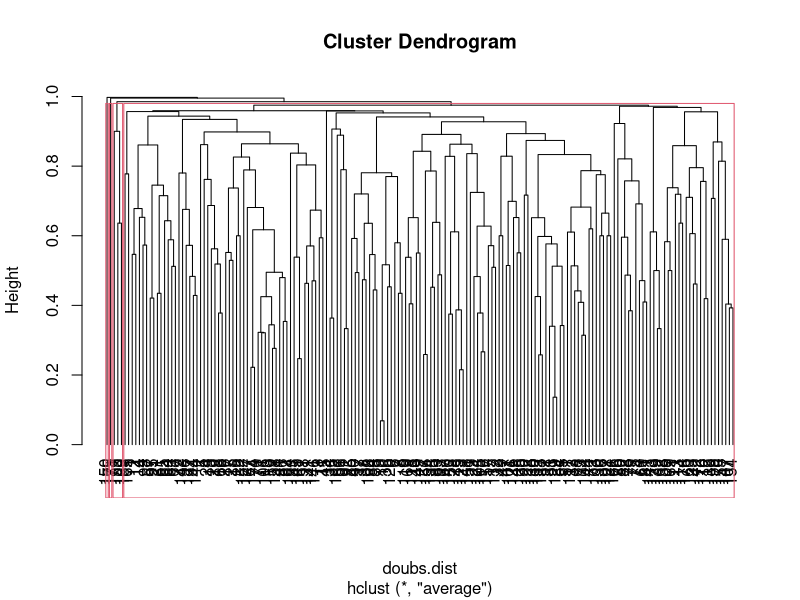
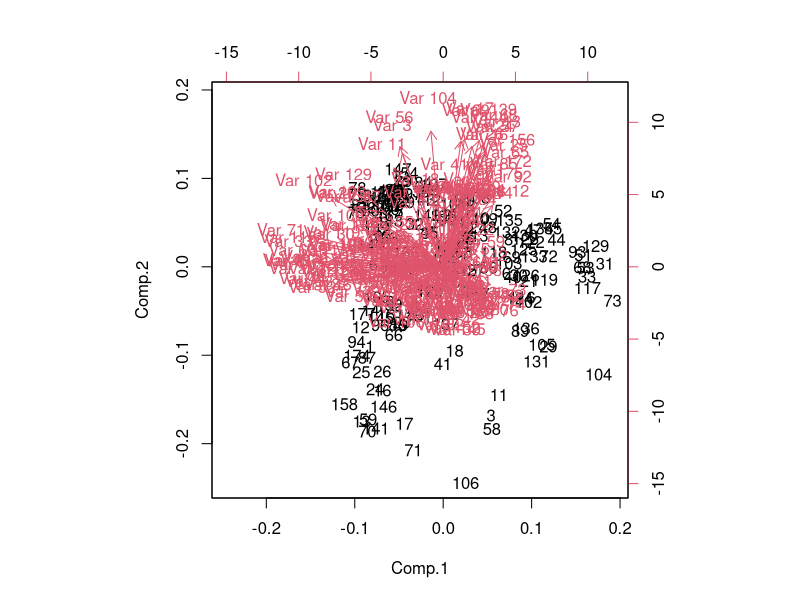
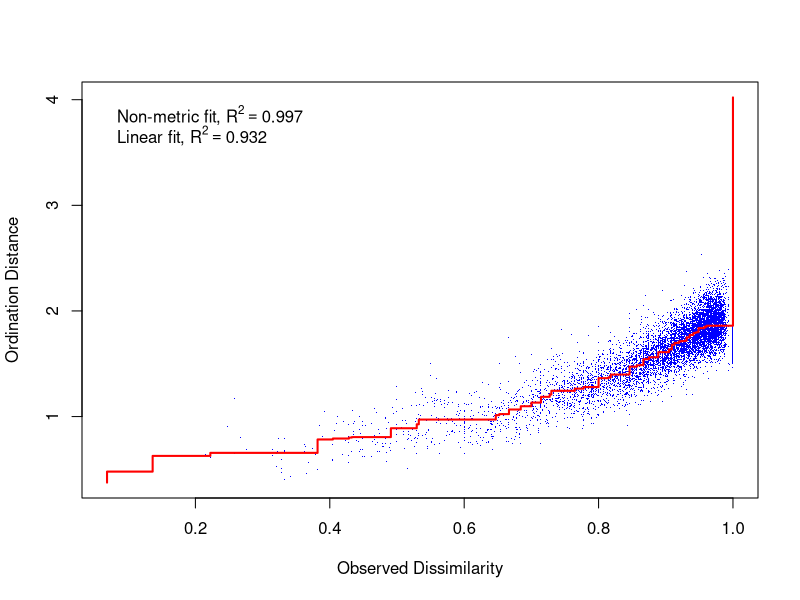
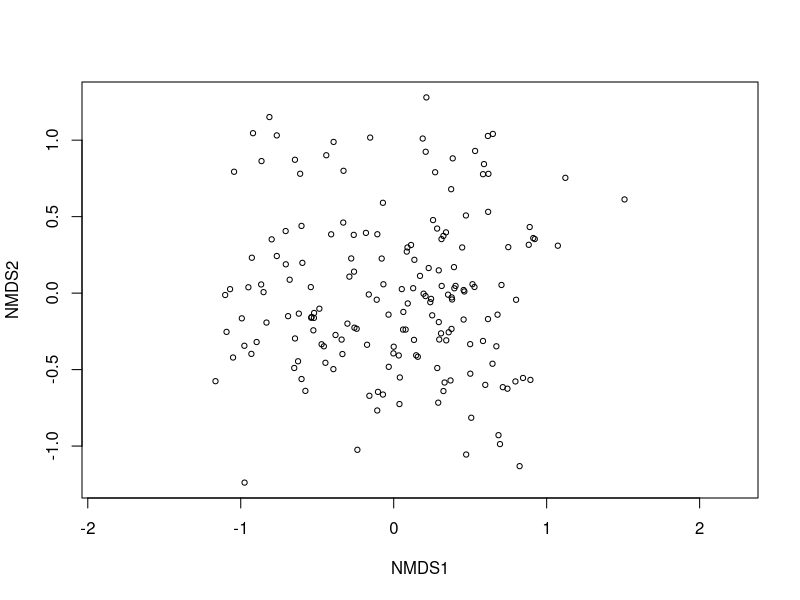
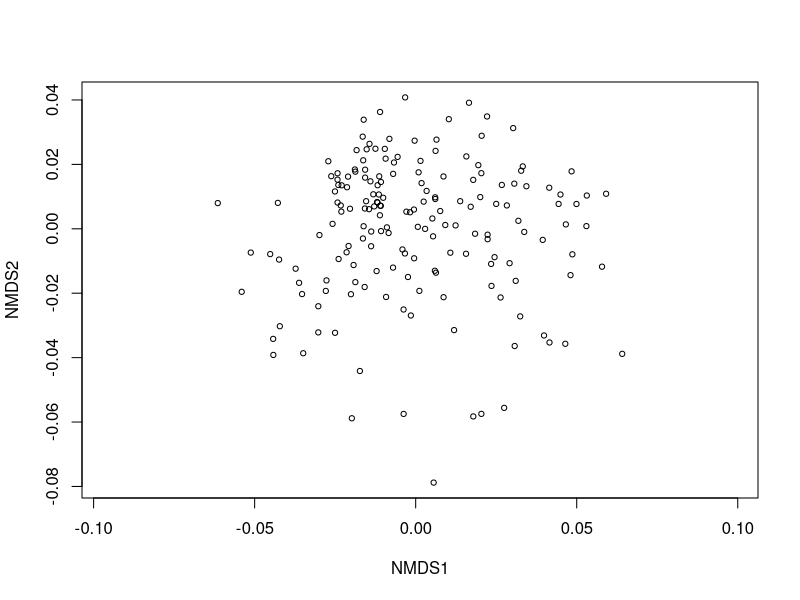
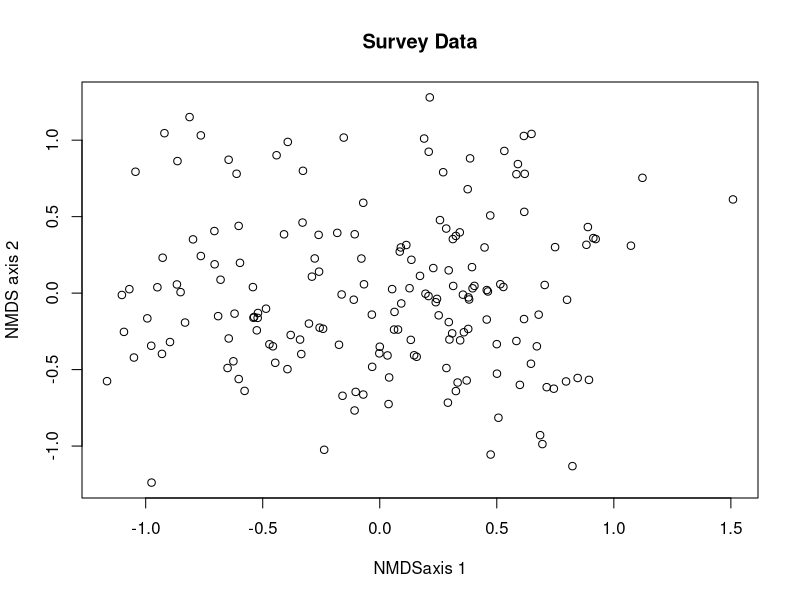

The R source for these figures, in order: (Note: this script raises an error after producing the figures.)
#### NMDS ####

# Before anything else, verify that your environment is totally clear.
# This is important, because old objects can foul up the works
# Clean up the working environment
rm(list = ls())

# Verify working directory, should be ~/Documents/Analyses/lastname_first
getwd()

# Load tidyverse
library("tidyverse")
# Check for updates
tidyverse_update()


#### Cleaning up the data ####

library(dplyr)

library(readr)
SurveyData <- read_csv("SurveyData_Clean.csv")

# The species that were entered as percent-cover need to be accounted for
# Given that the number of plants will vary greatly, but cover plants were all
# in Tier_1, for each percent cover plant I will give a value of 

# The plot needs to be numeric, so I need to change the Plot names to unique
# numeric variables, site needs to be given a number value as does W_N

# This code gives the combined plot names a simple, unique, numeric ID, but I 
# would like clearer ID's so I will use another method
# SurveyData_Combined$Plot <- as.numeric(as.factor(SurveyData_Combined$Plot))

# Assigning the Site a unique numeric value
SurveyData$Site <- as.numeric(as.factor(SurveyData$Site))
# Assigning W and N unique numeric values (weed is now 2, native is now 1)
SurveyData$W_N <- as.numeric(as.factor(SurveyData$W_N))

# Now combine this into unique numerical plot names
library(tidyr)
SurveyData_Combined <- SurveyData %>%
  unite(Plot, Site, Plot, sep = "-")

# Unite Plot and Weed vs Native columns so that now the plot id is all in one
# column that includes the site, plot number, and whether it is weed or native
library(tidyr)
SurveyData_Combined <- SurveyData_Combined %>%
  unite(Plot, Plot, W_N, sep = "-")


#### Change the data to be a matrix (n sample units x p species) ####

# This code gives NA values when species are not present in a plot
#Survey_wideNA <- SurveyData_Combined %>%
#  pivot_wider(names_from = Plot, 
#              values_from = Tier_1, 
#              id_cols = ScientificName)

# This code gives 0 values when species are not present in a plot
Survey_wide <- SurveyData_Combined %>%
  pivot_wider(names_from = ScientificName, 
              values_from = Tier_1, 
              id_cols = Plot) %>%
  mutate_all(~ replace(., is.na(.), 0))

# instead of being a tibble, I wanted to convert it back to a data frame
Survey_wide = as.data.frame(Survey_wide)


# Needs to remove the first column of numbers as row names and make the Scientific 
# names of species into the row names
row.names(Survey_wide) <- Survey_wide$ScientificName 
# Remove the first column from the data frame 
Survey_wide <- Survey_wide[, -1]

# Need to change the Plots to numeric names

# Note is that this is not subset, may need to subset to only the 
# most common species or species that occur more than 5 times etc.

#### NMDS ####

library(vegan)

#Quick checks for empty rows or columns...
rowSums(Survey_wide)
colSums(Survey_wide)

#Empty sites can cause problems so let's drop it
Survey_wide<-Survey_wide[-46,] # this gets rid of the the row 8 where there is a zero
Survey_wide<-Survey_wide[-49,] # this gets rid of the the row 8 where there is a zero

doubs.dist<-vegdist(Survey_wide)
doubs.dist

# Check for Na, NaN,Inf values
any(is.na(doubs.dist))
any(is.infinite(doubs.dist))


#Classification
Survey_wide<-hclust(doubs.dist,method='average')
plot(Survey_wide,hang=-1) #The hang=-1 tidies it up so all the end nodes finish at the same level (try dropping it to see what i mean)
grp<-cutree(Survey_wide,k=4) #K=4 is saying to identify the dominant 4 groups.
grp
rect.hclust(Survey_wide, k=4)


#Coundct a PCA on continuous data, commonly used for envrionmental 
#variable reduction. Say we want to combine variables that are similar in 
#for SEM we may use PCA

# linkage - once you have the two most smilar sites together, how do you think about the smiliaritiy to the other sistes. Best method is UPPGMA (an avergage weighed method)

# Now doing a PCA on the data
# Can do PCA on vegan or just the base programme of R, they just use different commands 
# (see powerpoint handout for more info)

doubs.pca<-princomp(doubs.dist,cor=TRUE)
summary(doubs.pca) 
biplot(doubs.pca)

#Moving on now to MDS
#DO MDS with vegan package
#may be worth turning the autotransformation off - dont understand why but look into this is ever doing this.
doubs.dis<-vegdist(doubs.dist)
doubs.dis
meta.nmds.doubs<-metaMDS(doubs.dis)
?mtaMDS

# Try other nMDS code
z <- metaMDS(comm = doubs.dist,
             autotransform = FALSE,
             distance = "bray",
             engine = "monoMDS",
             k = 10,
             weakties = TRUE,
             model = "global",
             maxit = 300,
             try = 40,
             trymax = 100)

z

meta.nmds.doubs #.07 is fine for our stress, if higher would not be so good.
stressplot(z) #each point is the relationship between a pair of sites. x axis = observed smilailrity, on the y axis = distance between the points on the ordinnation space. Can see that as difference between paiirs increases, they get furrther and further apart in the ordination space (this is good, this is what we want to see in the plot shown)


#always report the stress for MDS, never report the Rsquared you get from that plot above


plot(z)
plot(meta.nmds.doubs,type='points') #set up axis


text(x=z$points[,1],y=z$points[,2],rownames(Survey_wide))


plot(z[["points"]][,2]~z[["points"]][,1],main="Survey Data", xlab="NMDSaxis 1" , ylab= "NMDS axis 2", cex = 0.5 +as.numeric(Survey_wide$nit))


doubs.species.fit<-envfit(z,env=doubs.dist)
plot(z)
plot(doubs.species.fit,p.max=0.01,col="red")
plot(doubs.species.fit,p.max=0.01,col="red",asp=1)
#asp=1 is code for set aspect to yone


#i cant geet this code to work
doubs.pca.fit<-envfit(meta.nmds.doubs,env=pca.site.scores$sites)
plot(meta.nmds.doubs)
plot(doubs.pca.fit,p.max=0.01,col="blue")
#icould not get above codde to worrk


doubs.nit<-ordisurf(meta.nmds.doubs~nit,doubs.env,bubble=5) 

#movinng onto ANOSIM - are there difference between someof the categories


?anosim # Distnaces are convereted to rankks, any distance measure can be used
#Complement NMDS in this sense (Which uses rank)


alt.cut<-cut(doubs.env$alt,breaks=c(0,600,1000))
nit.cut<-cut(doubs.env$nit,breaks=c(0,600,1000))


ano.alt<-anosim(doubs.dis,alt.cut,permutations=999,distance="bray")
plot(ano.alt)









# other code...
set.seed(42)

z <- metaMDS(comm = Survey_wide,
             autotransform = FALSE,
             distance = "bray",
             engine = "monoMDS",
             k = 3,
             weakties = TRUE,
             model = "global",
             maxit = 300,
             try = 40,
             trymax = 100)

#### Subset to the top 50 species occuring across plots ####
# Try again but subset the data
top_50_values <- names(sort(table(SurveyData_Combined$ScientificName), decreasing = TRUE))[1:50] 

print(top_50_values)

# Subset the data frame to include only rows with the top 15 most common values 
subset_SurveyData_Combined <- SurveyData_Combined[SurveyData_Combined$ScientificName %in% top_50_values, ] 
# View the subset data frame 
print(subset_SurveyData_Combined)

# This code gives 0 values when species are not present in a plot
Survey_wide <- subset_SurveyData_Combined %>%
  pivot_wider(names_from = Plot, 
              values_from = Tier_1, 
              id_cols = ScientificName) %>%
  mutate_all(~ replace(., is.na(.), 0))

# instead of being a tibble, I wanted to convert it back to a data frame
Survey_wide = as.data.frame(Survey_wide)


# Needs to remove the first column of numbers as row names and make the Scientific 
# names of species into the row names
row.names(Survey_wide) <- Survey_wide$ScientificName 
# Remove the first column from the data frame 
Survey_wide <- Survey_wide[, -1]

# Need to change the Plots to numeric names

# Note is that this is not subset, may need to subset to only the 
# most common species or species that occur more than 5 times etc.

#### NMDS ####

library(vegan)

#Quick checks for empty rows or columns...
rowSums(Survey_wide)
colSums(Survey_wide)


doubs.dist<-vegdist(Survey_wide)
doubs.dist

# Check for Na, NaN,Inf values
any(is.na(doubs.dist))
any(is.infinite(doubs.dist))


#Classification
Survey_wide<-hclust(doubs.dist,method='average')
plot(Survey_wide,hang=-1) #The hang=-1 tidies it up so all the end nodes finish at the same level (try dropping it to see what i mean)
grp<-cutree(Survey_wide,k=4) #K=4 is saying to identify the dominant 4 groups.
grp
rect.hclust(Survey_wide, k=4)


#Coundct a PCA on continuous data, commonly used for envrionmental 
#variable reduction. Say we want to combine variables that are similar in 
#for SEM we may use PCA

# linkage - once you have the two most smilar sites together, how do you think about the smiliaritiy to the other sistes. Best method is UPPGMA (an avergage weighed method)

# Now doing a PCA on the data
# Can do PCA on vegan or just the base programme of R, they just use different commands 
# (see powerpoint handout for more info)

doubs.pca<-princomp(doubs.dist,cor=TRUE)
summary(doubs.pca) 
biplot(doubs.pca)


doubs.pca2<-rda(doubs.dist,scale=TRUE) #Important to have the scale=TRUE to scale the data, otherwise you end up with perfect horseshooe type data. (try it without the scale to see what I mean)
plot(doubs.pca2)
